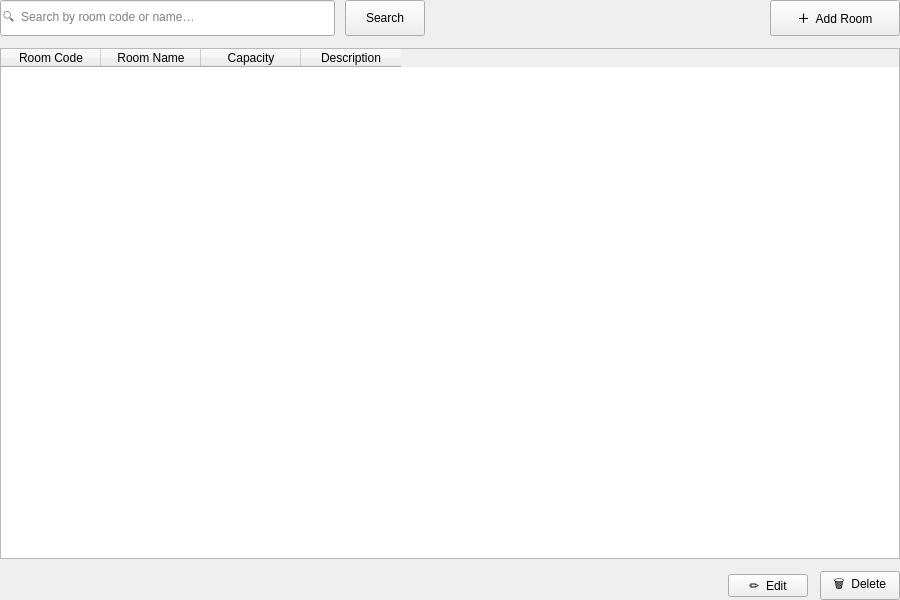
<?xml version="1.0" encoding="UTF-8"?>
<ui version="4.0">
 <class>RoomsPage</class>
 <widget class="QWidget" name="RoomsPage">
  <property name="geometry"><rect><x>0</x><y>0</y><width>900</width><height>600</height></rect></property>
  <property name="windowTitle"><string>Rooms</string></property>

  <layout class="QVBoxLayout" name="mainLayout">
   <property name="spacing"><number>12</number></property>
   <property name="leftMargin"><number>0</number></property>
   <property name="topMargin"><number>0</number></property>
   <property name="rightMargin"><number>0</number></property>
   <property name="bottomMargin"><number>0</number></property>

   <!-- Toolbar -->
   <item>
    <layout class="QHBoxLayout" name="toolbarLayout">
     <property name="spacing"><number>10</number></property>

     <item>
      <widget class="QLineEdit" name="searchInput">
       <property name="placeholderText"><string>🔍  Search by room code or name…</string></property>
       <property name="minimumSize"><size><width>240</width><height>36</height></size></property>
      </widget>
     </item>

     <item>
      <widget class="QPushButton" name="searchButton">
       <property name="text"><string>Search</string></property>
       <property name="minimumSize"><size><width>80</width><height>36</height></size></property>
      </widget>
     </item>

     <item>
      <spacer>
       <property name="orientation"><enum>Qt::Horizontal</enum></property>
       <property name="sizeHint" stdset="0"><size><width>40</width><height>0</height></size></property>
      </spacer>
     </item>

     <item>
      <widget class="QPushButton" name="addButton">
       <property name="text"><string>＋  Add Room</string></property>
       <property name="minimumSize"><size><width>130</width><height>36</height></size></property>
      </widget>
     </item>

    </layout>
   </item>

   <!-- Table -->
   <item>
    <widget class="QTableWidget" name="roomsTable">
     <property name="selectionBehavior"><enum>QAbstractItemView::SelectRows</enum></property>
     <property name="editTriggers"><set>QAbstractItemView::NoEditTriggers</set></property>
     <property name="alternatingRowColors"><bool>true</bool></property>
     <!-- Room columns — extend as needed once Room model is confirmed -->
     <column><property name="text"><string>Room Code</string></property></column>
     <column><property name="text"><string>Room Name</string></property></column>
     <column><property name="text"><string>Capacity</string></property></column>
     <column><property name="text"><string>Description</string></property></column>
    </widget>
   </item>

   <!-- Bottom bar -->
   <item>
    <layout class="QHBoxLayout" name="bottomBar">
     <item>
      <widget class="QLabel" name="statusLabel">
       <property name="text"><string/></property>
      </widget>
     </item>
     <item>
      <spacer>
       <property name="orientation"><enum>Qt::Horizontal</enum></property>
       <property name="sizeHint" stdset="0"><size><width>40</width><height>0</height></size></property>
      </spacer>
     </item>
     <item>
      <widget class="QPushButton" name="editButton">
       <property name="text"><string>✏  Edit</string></property>
      </widget>
     </item>
     <item>
      <widget class="QPushButton" name="deleteButton">
       <property name="text"><string>🗑  Delete</string></property>
      </widget>
     </item>
    </layout>
   </item>

  </layout>
 </widget>
 <resources/>
 <connections/>
</ui>
